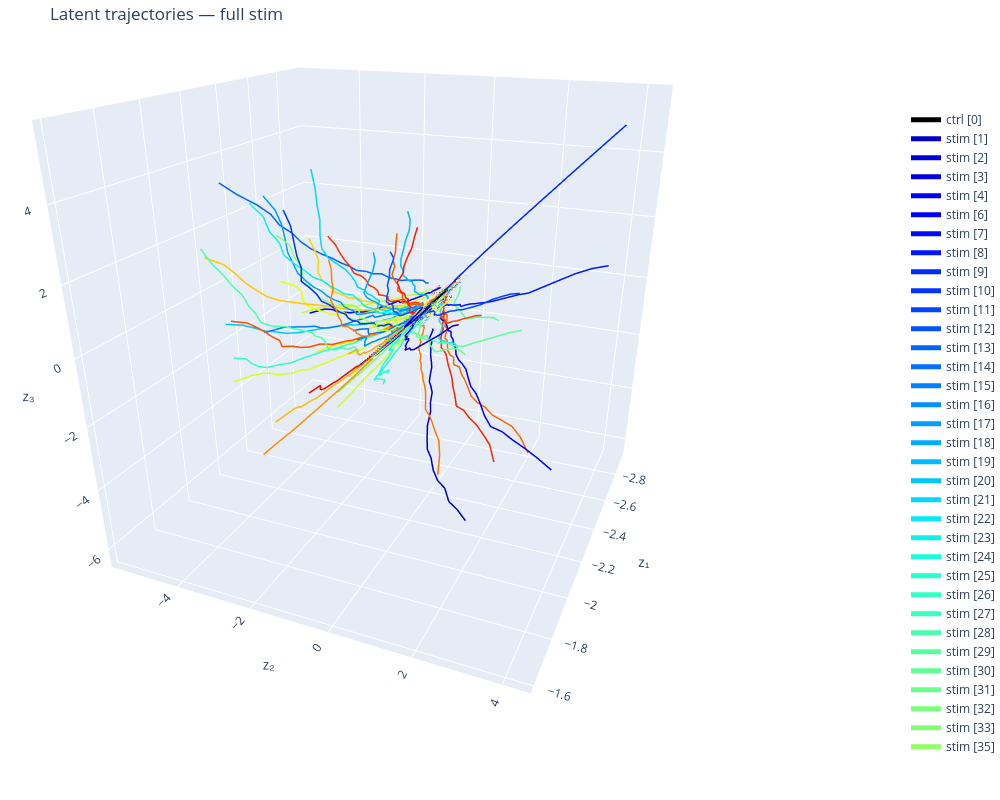

Notebook cell for this chart:
### Code cell
# All sessions, post-stim only
fig = plot_latent_phase_portrait_sessions(
    z_by_session=z_by_session,
    centers_ms_by_session=centers_ms_by_session,
    control_indices=CONTROL_INDICES,
    alpha_trials=0.05,
    plot_sessions=None,  # or e.g. [0, 1, 2, 5]
    pre_trim_bins=0,
    post_trim_bins=0,
    epoch="full",        # "full", "pre", or "post"
    show_pre_post=True,
    show_trials=False,
    show_markers=False,
)
fig.update_layout(scene_camera=dict(eye=dict(x=1.75, y=0.75, z=0.75), center=dict(x=0, y=0, z=-0.2)))
fig.show()
